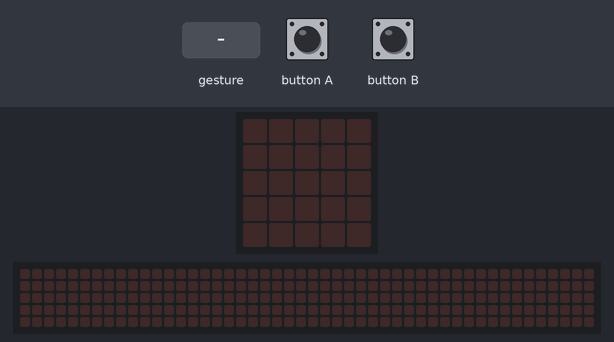
This program was run on a simulated BBC micro:bit (MakeCode). On the bench: the board's 5×5 LED display, a strip that is not on the board, showing the scrolling text unrolled. Inputs (shaded band) come from the test bench. Random numbers come from a fixed seed; a tilt is held for 1.5 s and a shake lasts 1 s, then the board lies face up again; the 48×5 strip is a reading aid, not a part: it shows the text the display is scrolling, unrolled, one strip-width of it at a time.

Above: at 1.2 s.
1.3 s: gesture 'shake'
At 6.67 s:
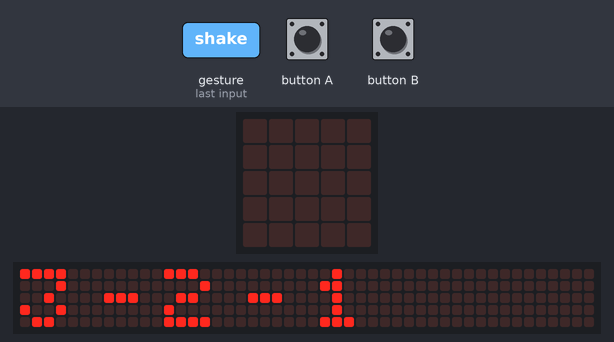
At 8.3 s:
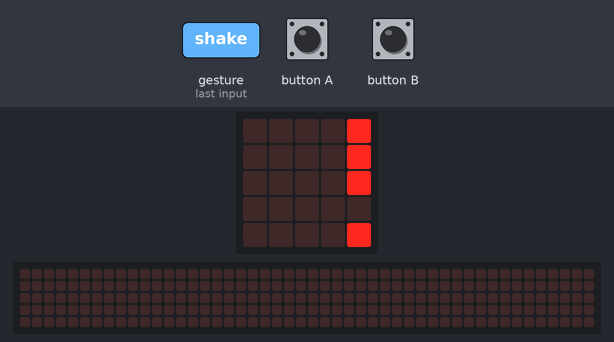

The program:

main.ts
```typescript
let opKnopGedrukt = false
let spelBezig = false
let positieMol : number
let startTijd : number

input.onGesture(Gesture.Shake, function () {
    basic.showString("3-2-1")
    spelBezig = true
while (spelBezig) {
    positieMol = randint(0,1)
    opKnopGedrukt = false
    basic.pause(300)
    if (positieMol = 0) {
        basic.showLeds(`
            # . . . .
            # . . . .
            # . . . .
            . . . . .
            # . . . .
            `)
    }
    if (positieMol = 1) {
        basic.showLeds(`
            . . . . #
            . . . . #
            . . . . #
            . . . . .
            . . . . #
            `)
    }
    startTijd = input.runningTime()
    while (opKnopGedrukt == false) {
        if (input.runningTime() - startTijd > (1000)) {
        opKnopGedrukt = true
        basic.showString("Game Over")
        game.isGameOver()
        }
    if (positieMol == 0 && input.buttonIsPressed(Button.A) ) {
    opKnopGedrukt = true
    basic.showIcon(IconNames.Yes)
    game.addScore(1)
    }
    else if (positieMol == 0 && input.buttonIsPressed(Button.B)) {
    opKnopGedrukt = true
    basic.showString("Game Over")
    game.isGameOver()
    }
    if (positieMol == 1 && input.buttonIsPressed(Button.B)) {
        opKnopGedrukt = true
        basic.showIcon(IconNames.Yes)
        game.addScore(1)
    }
    else if (positieMol == 1 && input.buttonIsPressed(Button.A)) {
        opKnopGedrukt = true
        basic.showString("Game Over")
        game.isGameOver()
    }
}
}
})
```

test.ts
```typescript
// tests gaan hier; deze zal niet worden gecompileerd wanneer dit pakket wordt gebruikt als extensie.
```

Measured:
- after the input at 1.3 s, the display: changes after 0.20 s (image 1)
- what the display in image 1 shows lasts 0.4 s, from 6.5 s to 6.9 s
